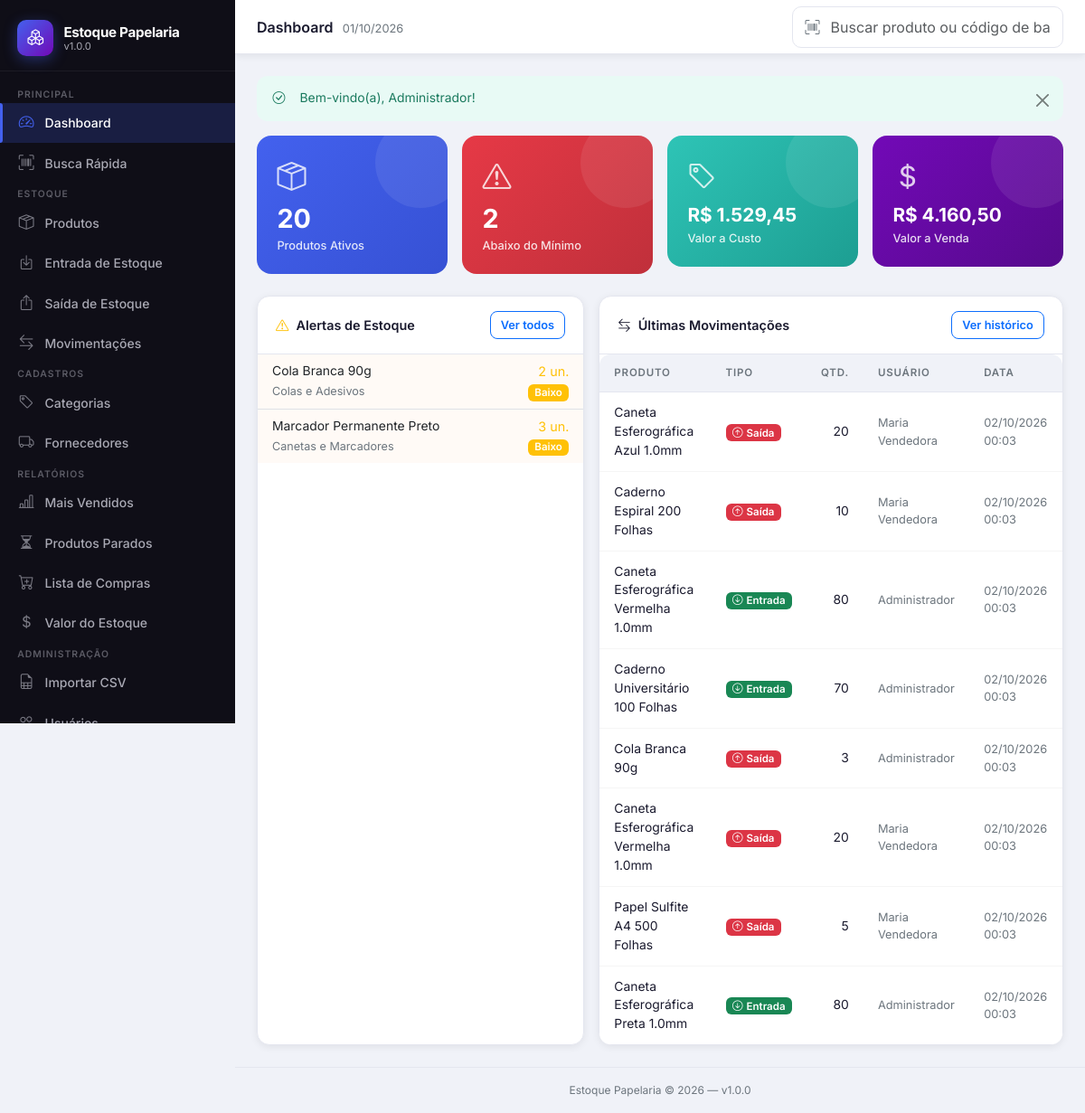
The page /radartechh/estoque/public/dashboard (signed in) on the database its author committed.
### tables this page shows
CREATE TABLE IF NOT EXISTS `produtos` (
    `id`             INT UNSIGNED AUTO_INCREMENT PRIMARY KEY,
    `nome`           VARCHAR(200)   NOT NULL,
    `codigo_barras`  VARCHAR(50)    DEFAULT NULL,
    `categoria_id`   INT UNSIGNED   DEFAULT NULL,
    `marca`          VARCHAR(100)   DEFAULT NULL,
    `preco_custo`    DECIMAL(10,2)  NOT NULL DEFAULT 0.00,
    `preco_venda`    DECIMAL(10,2)  NOT NULL DEFAULT 0.00,
    `estoque_atual`  INT            NOT NULL DEFAULT 0,
    `estoque_minimo` INT            NOT NULL DEFAULT 5,
    `ativo`          TINYINT(1)     NOT NULL DEFAULT 1,
    `criado_em`      DATETIME       NOT NULL DEFAULT CURRENT_TIMESTAMP,
    `atualizado_em`  DATETIME       NOT NULL DEFAULT CURRENT_TIMESTAMP ON UPDATE CURRENT_TIMESTAMP,
    UNIQUE KEY `uq_codigo_barras` (`codigo_barras`),
    INDEX `idx_produtos_nome`       (`nome`),
    INDEX `idx_produtos_categoria`  (`categoria_id`),
    INDEX `idx_produtos_ativo`      (`ativo`),
    INDEX `idx_produtos_estoque`    (`estoque_atual`, `estoque_minimo`),
    CONSTRAINT `fk_produto_categoria`
        FOREIGN KEY (`categoria_id`) REFERENCES `categorias` (`id`)
        ON UPDATE CASCADE ON DELETE SET NULL
);

CREATE TABLE IF NOT EXISTS `categorias` (
    `id`   INT UNSIGNED AUTO_INCREMENT PRIMARY KEY,
    `nome` VARCHAR(100) NOT NULL UNIQUE
);

CREATE TABLE IF NOT EXISTS `movimentacoes` (
    `id`             INT UNSIGNED AUTO_INCREMENT PRIMARY KEY,
    `produto_id`     INT UNSIGNED   NOT NULL,
    `tipo`           ENUM('entrada','saida') NOT NULL,
    `quantidade`     INT            NOT NULL,
    `motivo`         VARCHAR(100)   DEFAULT NULL,
    `custo_unitario` DECIMAL(10,2)  DEFAULT NULL,
    `fornecedor_id`  INT UNSIGNED   DEFAULT NULL,
    `usuario_id`     INT UNSIGNED   NOT NULL,
    `observacao`     TEXT           DEFAULT NULL,
    `criado_em`      DATETIME       NOT NULL DEFAULT CURRENT_TIMESTAMP,
    INDEX `idx_mov_produto`    (`produto_id`),
    INDEX `idx_mov_tipo`       (`tipo`),
    INDEX `idx_mov_criado_em`  (`criado_em`),
    INDEX `idx_mov_usuario`    (`usuario_id`),
    CONSTRAINT `fk_mov_produto`
        FOREIGN KEY (`produto_id`)    REFERENCES `produtos`     (`id`) ON UPDATE CASCADE,
    CONSTRAINT `fk_mov_fornecedor`
        FOREIGN KEY (`fornecedor_id`) REFERENCES `fornecedores` (`id`) ON UPDATE CASCADE ON DELETE SET NULL,
    CONSTRAINT `fk_mov_usuario`
        FOREIGN KEY (`usuario_id`)    REFERENCES `usuarios`     (`id`) ON UPDATE CASCADE
);

CREATE TABLE IF NOT EXISTS `usuarios` (
    `id`         INT UNSIGNED AUTO_INCREMENT PRIMARY KEY,
    `nome`       VARCHAR(100)  NOT NULL,
    `login`      VARCHAR(50)   NOT NULL UNIQUE,
    `senha_hash` VARCHAR(255)  NOT NULL,
    `perfil`     ENUM('admin','vendedor') NOT NULL DEFAULT 'vendedor',
    `ativo`      TINYINT(1)   NOT NULL DEFAULT 1,
    `criado_em`  DATETIME     NOT NULL DEFAULT CURRENT_TIMESTAMP,
    INDEX `idx_usuarios_login` (`login`),
    INDEX `idx_usuarios_ativo` (`ativo`)
);

### app/controllers/DashboardController.php (called while the page is built, shortened)
<?php
class DashboardController
{
    private PDO $db;
    public function __construct()
    {
        $this->db = getDB();
    }
    public function index(?int $id = null): void
    {
        $totalProdutos = $this->db
            ->query('SELECT COUNT(*) FROM produtos WHERE ativo = 1')
            ->fetchColumn();
        $abaixoMinimo = $this->db
            ->query('SELECT COUNT(*) FROM produtos WHERE ativo = 1 AND estoque_atual <= estoque_minimo')
            ->fetchColumn();
        $valorEstoque = $this->db
            ->query('SELECT COALESCE(SUM(preco_custo * estoque_atual), 0) FROM produtos WHERE ativo = 1')
            ->fetchColumn();
        $valorVenda = $this->db
            ->query('SELECT COALESCE(SUM(preco_venda * estoque_atual), 0) FROM produtos WHERE ativo = 1')
            ->fetchColumn();
        $ultimasMovimentacoes = $this->db->query(
            'SELECT m.tipo, m.quantidade, m.motivo, m.criado_em,
                    p.nome AS produto_nome,
                    u.nome AS usuario_nome
               FROM movimentacoes m
               JOIN produtos p ON p.id = m.produto_id
               JOIN usuarios  u ON u.id = m.usuario_id
              ORDER BY m.criado_em DESC
              LIMIT 8'
        )->fetchAll();
        $alertasEstoque = $this->db->query(
            'SELECT p.id, p.nome, p.estoque_atual, p.estoque_minimo, c.nome AS categoria
               FROM produtos p
               LEFT JOIN categorias c ON c.id = p.categoria_id
              WHERE p.ativo = 1 AND p.estoque_atual <= p.estoque_minimo
              ORDER BY p.estoque_atual ASC
              LIMIT 10'
        )->fetchAll();
        require_once dirname(__DIR__) . '/views/dashboard/index.php';
    }
}

### config/database.php (called while the page is built, shortened)
<?php
function getDB(): PDO
{
    static $pdo = null;
    if ($pdo === null) {
        $dsn = sprintf(
            'mysql:host=%s;dbname=%s;charset=%s',
            DB_HOST,
            DB_NAME,
            DB_CHARSET
        );
        $opcoes = [
            PDO::ATTR_ERRMODE            => PDO::ERRMODE_EXCEPTION,
            PDO::ATTR_DEFAULT_FETCH_MODE => PDO::FETCH_ASSOC,
            PDO::ATTR_EMULATE_PREPARES   => false,
            PDO::MYSQL_ATTR_INIT_COMMAND => "SET NAMES utf8mb4 COLLATE utf8mb4_unicode_ci",
        ];
        try {
            $pdo = new PDO($dsn, DB_USER, DB_PASS, $opcoes);
        } catch (PDOException $e) {
            if (APP_DEBUG) {
                throw $e;
            }
            die('Não foi possível conectar ao banco de dados. Contate o administrador.');
        }
    }
    return $pdo;
}

### app/views/dashboard/index.php (the view, shortened to what this page needs)
<?php
require_once dirname(__DIR__) . '/layouts/header.php';
?>
<div class="row g-3 mb-4">
  <div class="col-6 col-lg-3">
    <div class="stat-card primary">
      <div class="stat-card-icon"><i class="bi bi-box-seam"></i></div>
      <div class="stat-card-value"><?= number_format($totalProdutos) ?></div>
      <div class="stat-card-label">Produtos Ativos</div>
    </div>
  </div>
  <div class="col-6 col-lg-3">
    <div class="stat-card danger">
      <div class="stat-card-icon"><i class="bi bi-exclamation-triangle"></i></div>
      <div class="stat-card-value"><?= number_format($abaixoMinimo) ?></div>
      <div class="stat-card-label">Abaixo do Mínimo</div>
    </div>
  </div>
  <?php if (ehAdmin()): ?>
  <div class="col-6 col-lg-3">
    <div class="stat-card success">
      <div class="stat-card-icon"><i class="bi bi-tag"></i></div>
      <div class="stat-card-value" style="font-size:1.3rem;"><?= moeda($valorEstoque) ?></div>
      <div class="stat-card-label">Valor a Custo</div>
    </div>
  </div>
  <div class="col-6 col-lg-3">
    <div class="stat-card purple">
      <div class="stat-card-icon"><i class="bi bi-currency-dollar"></i></div>
      <div class="stat-card-value" style="font-size:1.3rem;"><?= moeda($valorVenda) ?></div>
      <div class="stat-card-label">Valor a Venda</div>
    </div>
  </div>
  <?php endif; ?>
</div>
<div class="row g-3">
  <div class="col-12 col-xl-5">
    <div class="card h-100">
      <div class="card-header d-flex align-items-center justify-content-between">
        <span><i class="bi bi-exclamation-triangle text-warning me-2"></i>Alertas de Estoque</span>
        <a href="<?= APP_URL ?>/relatorios/lista-compras" class="btn btn-sm btn-outline-primary">
          Ver todos
        </a>
      </div>
      <div class="card-body p-0">
        <?php if (empty($alertasEstoque)): ?>
          <div class="text-center py-4 text-success">
            <i class="bi bi-check-circle" style="font-size:2rem;"></i>
            <p class="mt-2 mb-0 fw-600">Todos os produtos OK!</p>
          </div>
        <?php else: ?>
          <div class="list-group list-group-flush">
            <?php foreach ($alertasEstoque as $alerta): ?>
              <?php
                $semEstoque = (int) $alerta['estoque_atual'] === 0;
                $corBg = $semEstoque ? 'rgba(230,57,70,.06)' : 'rgba(244,162,97,.06)';
                $corBadge = $semEstoque ? 'danger' : 'warning';
                $textoBadge = $semEstoque ? 'Sem estoque' : 'Baixo';
              ?>
              <a href="<?= APP_URL ?>/produtos/ver/<?= $alerta['id'] ?>"
                 class="list-group-item list-group-item-action d-flex align-items-center gap-3"
                 style="background:<?= $corBg ?>;">
                <div class="flex-grow-1 min-width-0">
                  <div class="fw-600 text-truncate" style="font-size:.87rem;">
                    <?= e($alerta['nome']) ?>
                  </div>
                  <small class="text-secondary"><?= e($alerta['categoria'] ?? '—') ?></small>
                </div>
                <div class="text-end flex-shrink-0">
                  <div class="fw-700 <?= $semEstoque ? 'text-danger' : 'text-warning' ?>">
                    <?= $alerta['estoque_atual'] ?> un.
                  </div>
                  <span class="badge bg-<?= $corBadge ?>"><?= $textoBadge ?></span>
                </div>
              </a>
            <?php endforeach; ?>
          </div>
        <?php endif; ?>
      </div>
    </div>
  </div>
  <div class="col-12 col-xl-7">
    <div class="card h-100">
      <div class="card-header d-flex align-items-center justify-content-between">
        <span><i class="bi bi-arrow-left-right me-2"></i>Últimas Movimentações</span>
        <a href="<?= APP_URL ?>/movimentacoes" class="btn btn-sm btn-outline-primary">
          Ver histórico
        </a>
      </div>
      <div class="table-responsive">
        <table class="table" aria-label="Últimas movimentações">
          <thead>
            <tr>
              <th>Produto</th>
              <th>Tipo</th>
              <th class="text-end">Qtd.</th>
              <th>Usuário</th>
              <th>Data</th>
            </tr>
          </thead>
          <tbody>
            <?php if (empty($ultimasMovimentacoes)): ?>
              <tr>
                <td colspan="5" class="text-center text-secondary py-4">
                  Nenhuma movimentação registrada.
                </td>
              </tr>
            <?php else: ?>
              <?php foreach ($ultimasMovimentacoes as $mov): ?>
                <tr>
                  <td>
                    <span class="fw-500" style="font-size:.87rem;"><?= e($mov['produto_nome']) ?></span>
                  </td>
                  <td>
                    <?php if ($mov['tipo'] === 'entrada'): ?>
                      <span class="badge bg-success">
                        <i class="bi bi-arrow-down-circle me-1"></i>Entrada
                      </span>
                    <?php else: ?>
                      <span class="badge bg-danger">
                        <i class="bi bi-arrow-up-circle me-1"></i>Saída
                      </span>
                    <?php endif; ?>
                  </td>
                  <td class="text-end fw-700"><?= $mov['quantidade'] ?></td>
                  <td class="text-secondary" style="font-size:.8rem;">
                    <?= e($mov['usuario_nome']) ?>
                  </td>
                  <td class="text-secondary" style="font-size:.8rem;">
                    <?= dataHora($mov['criado_em']) ?>
                  </td>
                </tr>
              <?php endforeach; ?>
            <?php endif; ?>
          </tbody>
        </table>
      </div>
    </div>
  </div>
</div>
<?php require_once dirname(__DIR__) . '/layouts/footer.php'; ?>

### rows shown on the page
produtos: nome "Cola Branca 90g", categoria.nome "Colas e Adesivos", estoque_atual "2", estoque_atual "Baixo"
produtos: nome "Marcador Permanente Preto", categoria.nome "Canetas e Marcadores", estoque_atual "3", estoque_atual "Baixo"
movimentacoes: produto.nome "Caneta Esferográfica Azul 1.0mm", tipo "saida" (drawn), quantidade "20", usuario.nome "Maria Vendedora", criado_em "02/10/2026 00:03"
movimentacoes: produto.nome "Caderno Espiral 200 Folhas", tipo "saida" (drawn), quantidade "10", usuario.nome "Maria Vendedora", criado_em "02/10/2026 00:03"
movimentacoes: produto.nome "Caneta Esferográfica Vermelha 1.0mm", tipo "entrada" (drawn), quantidade "80", usuario.nome "Administrador", criado_em "02/10/2026 00:03"
movimentacoes: produto.nome "Caderno Universitário 100 Folhas", tipo "entrada" (drawn), quantidade "70", usuario.nome "Administrador", criado_em "02/10/2026 00:03"
movimentacoes: produto.nome "Cola Branca 90g", tipo "saida" (drawn), quantidade "3", usuario.nome "Administrador", criado_em "02/10/2026 00:03"
movimentacoes: produto.nome "Caneta Esferográfica Vermelha 1.0mm", tipo "saida" (drawn), quantidade "20", usuario.nome "Maria Vendedora", criado_em "02/10/2026 00:03"
movimentacoes: produto.nome "Papel Sulfite A4 500 Folhas", tipo "saida" (drawn), quantidade "5", usuario.nome "Maria Vendedora", criado_em "02/10/2026 00:03"
movimentacoes: produto.nome "Caneta Esferográfica Preta 1.0mm", tipo "entrada" (drawn), quantidade "80", usuario.nome "Administrador", criado_em "02/10/2026 00:03"

### other values the page prints
APP_NAME "Estoque Papelaria"
APP_VERSION "1.0.0"
$tituloPagina "Dashboard"
$_SESSION['flash_sucesso'] "Bem-vindo(a), Administrador!"
$totalProdutos "20"
$abaixoMinimo "2"
moeda($valorEstoque) "R$ 1.529,45"
moeda($valorVenda) "R$ 4.160,50"
